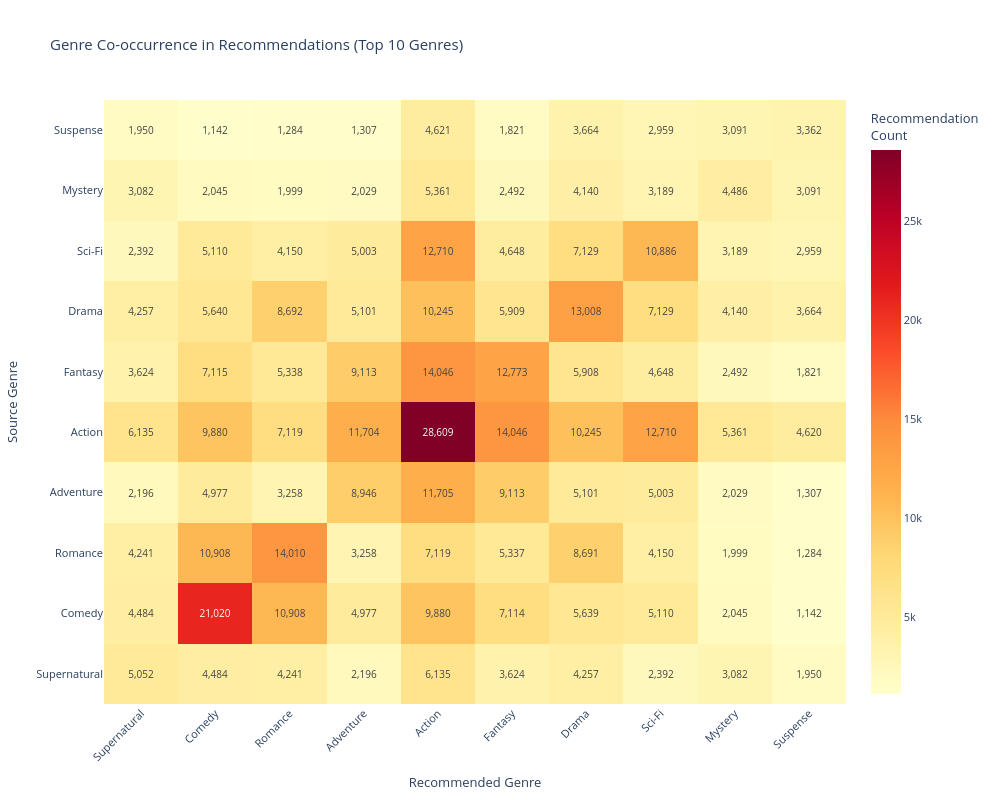

Here is the notebook cell this chart was saved with:
### Markdown cell above
### The Character Efficiency Paradox

This isn't about which genres are popular, it's about **character-to-emotion conversion efficiency.** How many favorites does each character generate?

**Suspense wins big:** Highest favorites with the smallest rosters. Every character must matter because the genre demands psychological depth.  
No throwaway characters in psychological thrillers.

**Award Winning = Character Memorability:** You win awards for characters that haunt viewers, not plots.  
These anime treat characters as literature, complex beings worth extended exploration.

**Action's anomaly:** Third place despite largest cast. Action characters don't need depth to be beloved, a signature fighting style creates attachment.  
Multiple pathways to connection mean huge casts work.

**Comedy's disconnect:** Comedy characters are enjoyed but rarely "favorited." They're functional, they make you laugh without making you cry.  
Archetypes, not personalities.

**Mystery's weakness:** The puzzle overshadows the person. Viewers remember the twist, not always who delivered it.

**The lesson:** Small cast with deep investment beats large cast with shallow investment, but genre must support that strategy.

Let's see if this intuition can guide us further into the success of an anime.  
Here is how genres occurs in terms of reccomendations.

### Code cell
fig = gu.recommendation_genre_cooccurrence()
fig.show()

### Figure 1 — Plotly figure (JSON) as saved in the notebook; plotly's stock layout.template omitted (floating-point values rounded to 4 significant figures)
{"data": [{"colorbar": {"title": {"text": "Recommendation<br>Count"}}, "colorscale": [[0, "rgb(255,255,204)"], [0.125, "rgb(255,237,160)"], [0.25, "rgb(254,217,118)"], [0.375, "rgb(254,178,76)"], [0.5, "rgb(253,141,60)"], [0.625, "rgb(252,78,42)"], [0.75, "rgb(227,26,28)"], [0.875, "rgb(189,0,38)"], [1, "rgb(128,0,38)"]], "hovertemplate": "<b>%{y}</b> → <b>%{x}</b><br>Recommendations: %{z:,.0f}<br><extra></extra>", "text": [[5052.0, 4484.0, 4241.0, 2196.0, 6135.0, 3624.0, 4257.0, 2392.0, 3082.0, 1950.0], [4484.0, 21020.0, 10910.0, 4977.0, 9880.0, 7114.0, 5639.0, 5110.0, 2045.0, 1142.0], [4241.0, 10910.0, 14010.0, 3258.0, 7119.0, 5337.0, 8691.0, 4150.0, 1999.0, 1284.0], [2196.0, 4977.0, 3258.0, 8946.0, 11700.0, 9113.0, 5101.0, 5003.0, 2029.0, 1307.0], [6135.0, 9880.0, 7119.0, 11700.0, 28610.0, 14050.0, 10240.0, 12710.0, 5361.0, 4620.0], [3624.0, 7115.0, 5338.0, 9113.0, 14050.0, 12770.0, 5908.0, 4648.0, 2492.0, 1821.0], [4257.0, 5640.0, 8692.0, 5101.0, 10240.0, 5909.0, 13010.0, 7129.0, 4140.0, 3664.0], [2392.0, 5110.0, 4150.0, 5003.0, 12710.0, 4648.0, 7129.0, 10890.0, 3189.0, 2959.0], [3082.0, 2045.0, 1999.0, 2029.0, 5361.0, 2492.0, 4140.0, 3189.0, 4486.0, 3091.0], [1950.0, 1142.0, 1284.0, 1307.0, 4621.0, 1821.0, 3664.0, 2959.0, 3091.0, 3362.0]], "textfont": {"size": 10}, "texttemplate": "%{text:,.0f}", "type": "heatmap", "x": ["Supernatural", "Comedy", "Romance", "Adventure", "Action", "Fantasy", "Drama", "Sci-Fi", "Mystery", "Suspense"], "y": ["Supernatural", "Comedy", "Romance", "Adventure", "Action", "Fantasy", "Drama", "Sci-Fi", "Mystery", "Suspense"], "z": [[5052.0, 4484.0, 4241.0, 2196.0, 6135.0, 3624.0, 4257.0, 2392.0, 3082.0, 1950.0], [4484.0, 21020.0, 10910.0, 4977.0, 9880.0, 7114.0, 5639.0, 5110.0, 2045.0, 1142.0], [4241.0, 10910.0, 14010.0, 3258.0, 7119.0, 5337.0, 8691.0, 4150.0, 1999.0, 1284.0], [2196.0, 4977.0, 3258.0, 8946.0, 11700.0, 9113.0, 5101.0, 5003.0, 2029.0, 1307.0], [6135.0, 9880.0, 7119.0, 11700.0, 28610.0, 14050.0, 10240.0, 12710.0, 5361.0, 4620.0], [3624.0, 7115.0, 5338.0, 9113.0, 14050.0, 12770.0, 5908.0, 4648.0, 2492.0, 1821.0], [4257.0, 5640.0, 8692.0, 5101.0, 10240.0, 5909.0, 13010.0, 7129.0, 4140.0, 3664.0], [2392.0, 5110.0, 4150.0, 5003.0, 12710.0, 4648.0, 7129.0, 10890.0, 3189.0, 2959.0], [3082.0, 2045.0, 1999.0, 2029.0, 5361.0, 2492.0, 4140.0, 3189.0, 4486.0, 3091.0], [1950.0, 1142.0, 1284.0, 1307.0, 4621.0, 1821.0, 3664.0, 2959.0, 3091.0, 3362.0]]}], "layout": {"font": {"size": 11}, "height": 800, "title": {"text": "Genre Co-occurrence in Recommendations (Top 10 Genres)"}, "width": 1000, "xaxis": {"tickangle": -45, "title": {"text": "Recommended Genre"}}, "yaxis": {"title": {"text": "Source Genre"}}}}
